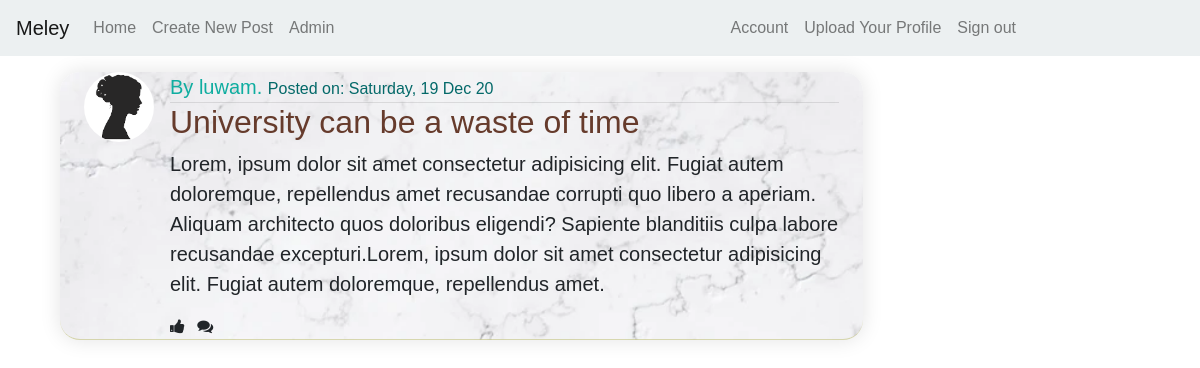
The page /viewPost/2 (signed in) on the database its author committed.
### app/models.py (models this page shows, shortened)
class User(db.Model,UserMixin):
    id = db.Column(db.Integer, primary_key=True)
    username = db.Column(db.String(25), unique=True,index=True, nullable=False)
    email = db.Column(db.String(130), unique=True, index=True, nullable=False)
    password = db.Column(db.String(25), nullable=False)
    joined=db.Column(db.DateTime)
    status=db.Column(db.String(20), nullable=True)
    profile_img = db.Column(db.String(30), nullable=False, default='avatar.jpg')
    Usertype =db.Column(db.String(30) , nullable=True)
    last_time_seen=db.Column(db.DateTime)
    posts = db.relationship('Post', backref='author', cascade="all, delete-orphan",
    lazy=True)

class Post(db.Model):
    id = db.Column(db.Integer, primary_key=True)
    post_title = db.Column(db.String(60), index=True, nullable=False)
    posted_content = db.Column(db.Text, index=True, nullable=False)
    date= db.Column(db.DateTime, nullable=False, default=datetime.utcnow)
    user_id = db.Column(db.Integer, db.ForeignKey('user.id'), nullable=False)

### app/views.py (the view)
@app.route("/viewPost/<int:id>", methods=['GET', 'POST'])
@login_required
def viewPost(id):
    viewed_post=Post.query.get_or_404(id)
    return render_template('viewPost.html', title="viewPost", viewed_post=viewed_post)

### app/models.py (called while the page is built)
@login_manager.user_loader
def load_user(user_id):
    return User.query.get(int(user_id))

### app/templates/viewPost.html (shortened to what this page needs)
{% extends "base.html" %}
{% block content %}
<article class="container mt-3">
    <div class="col-md-9  ">
        <div class="media post_box mb-3 px-4">
            <img class="align-self-start mr-3 side_profile rounded-circle" src="../static/img/{{viewed_post.author.profile_img}}" alt="Generic placeholder image">
            <div class="media-body">
             <div>
                 <a class="mt-0 author_name" href="#">By {{ viewed_post.author.username}}. </a>
                <span class="date_post">  Posted on: {{viewed_post.date.strftime("%A, %d %b %y")}}</span>
             </div>
             <hr class="mt-0 mb-0">
             <h2 class="mt-0" style="color: rgb(102, 59, 44)">{{viewed_post.post_title}}</h2>
             <div class="border_pox">
                <p class="lead ">{{viewed_post.posted_content}}</p>
             </div>
             <span class="mr-2 py-2"><i class="fa fa-thumbs-up"></i></i></span>
            <span class="py-2"><i class="fa fa-comments"></i></span>
          </div>
    </div>
    </div>
</article>
{% endblock content %}

### app/static/style.css (style rules this page uses)
.container { height: 500px; }
body { background-color: white; font-family: sans-serif; }
.date_post { color: rgb(4, 105, 105); }
.post_box { background:url(../static/img2/hasas8.png) no-repeat ; background-size: cover; box-shadow: 0px 0px 20px 1px rgba(0,0,0,0.1); border-radius: 20px; border-bottom:solid 1px rgba(198, 199, 133, 0.63); transition: all 1s; }
.side_profile { width: 70px; height: 70px; }
.author_name:link { font-size: 20px; text-decoration: none; color:rgb(15, 173, 160); }
.border_pox { padding-left: 0px; margin-right: 0px; }

### rows shown on the page
User: author.profile_img (picture), author.username "luwam"
Post: date "Saturday, 19 Dec 20", post_title "University can be a waste of time", posted_content "Lorem, ipsum dolor sit amet consectetur adipisicing elit. Fugiat autem doloremque, repellendus amet recusandae corrupti quo libero a aperiam. Aliquam architecto quos doloribus eligendi? Sapiente blanditiis culpa labore recusandae excepturi.Lorem, ipsum dolor sit amet consectetur adipisicing elit. Fugiat autem doloremque, repellendus amet."
